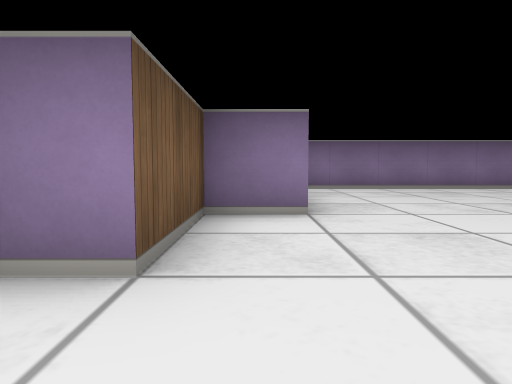
view 1 (above)

15 first-person views from a walk through a cub3D level. The camera is about half as high as the walls, tilts 4° down and sees 70° across. The floor is counted in squares. Each view is taken from the middle of a square. On the plan, view 1 faces up. The plan holds only what a view shows up to about 9 squares ahead; the rest is blank.

view 2
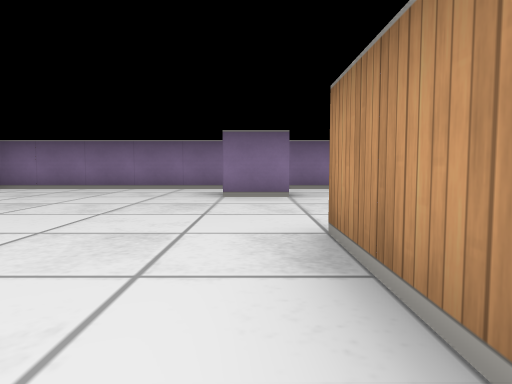

view 3
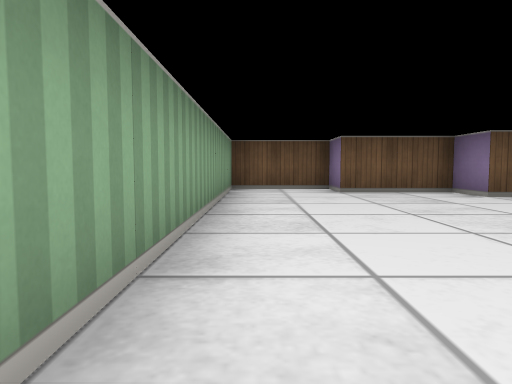

view 4
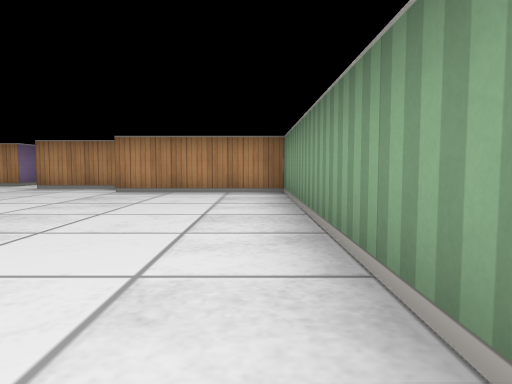

view 5
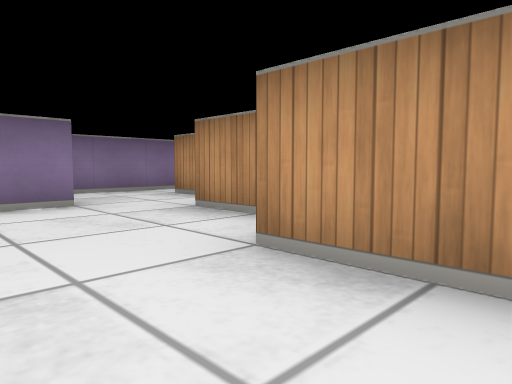

view 6
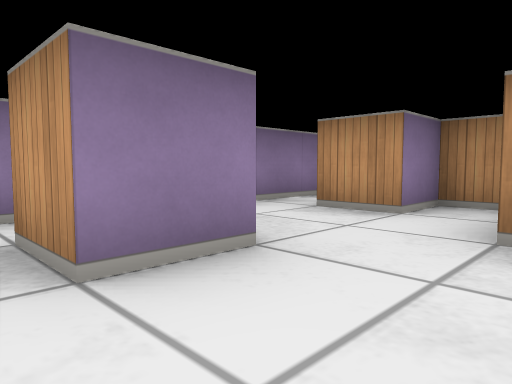

view 7
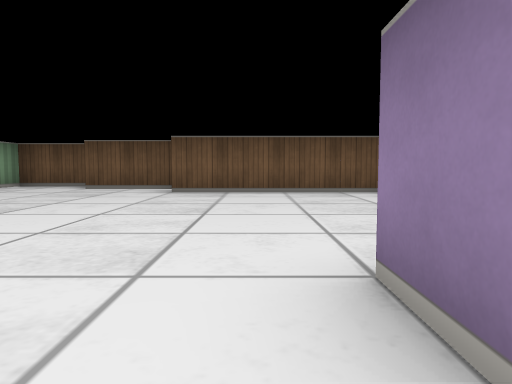

view 8
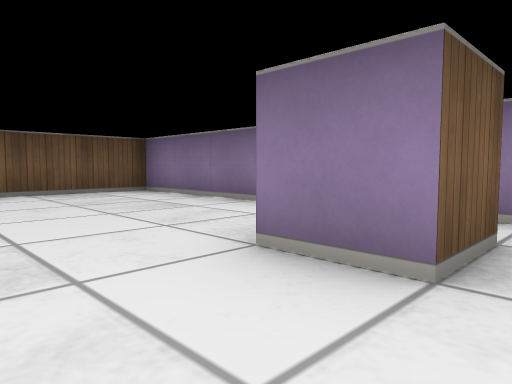

view 9
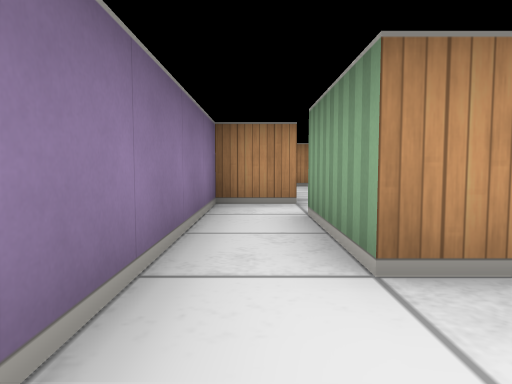

view 10
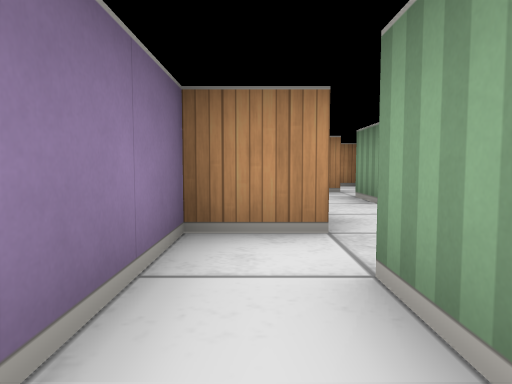

view 11
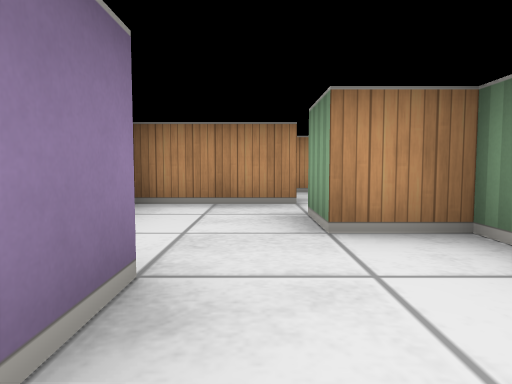

view 12
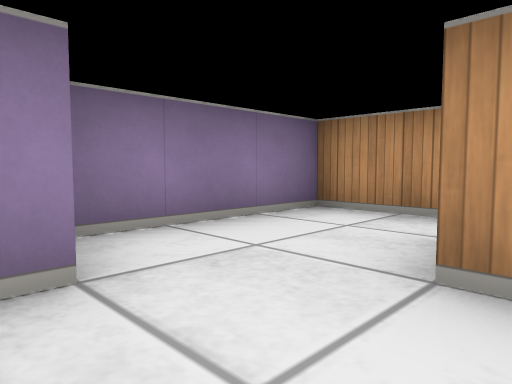

view 13
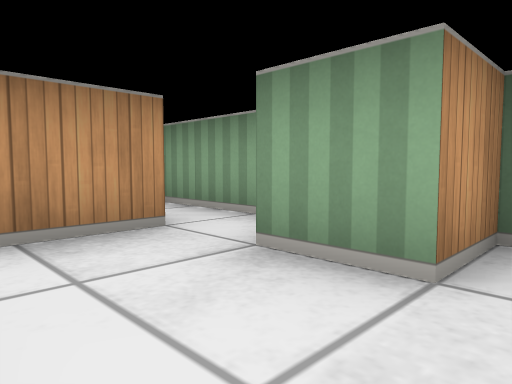

view 14
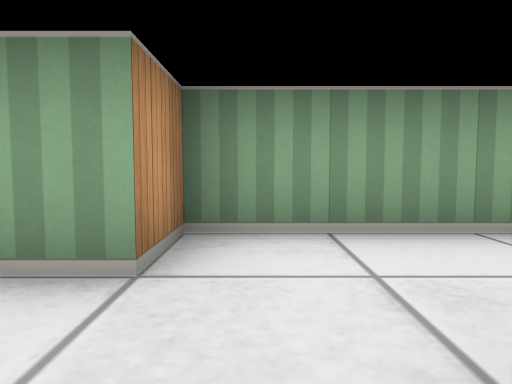

view 15
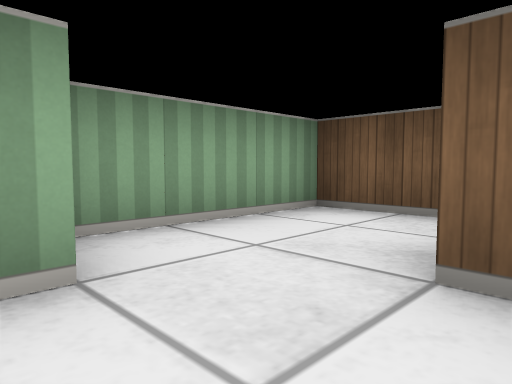

### Floor plan
Ten units are one square. View 1 is at (0, 0); x grows to the right and y downward. Boxes are objects, and circles mark ways between rooms. Rooms are numbered by the first view taken in them; rooms with no view inside come last. Other rooms are left out.
<svg viewBox="-20 -80 185 90">
<path fill="none" stroke="#000" d="M65 -66 65 -55 55 -55 55 -65M75 -29 75 -45M95 -49 95 -55 85 -55 85 -65 105 -65M105 -75 5 -75 5 -35 -5 -35 -5 -15 -15 -15 -15 5 65 5 65 -25M126 -65 115 -65 115 -75 105 -75M105 -59 105 -45 135 -45 135 -55 145 -55M155 -54 155 -75 128 -75"/>
<circle cx="95" cy="-70" r="3" fill="#2a7"/>
<text x="40" y="-40">1</text>
<text x="130" y="-60">2</text>
</svg>
Room 1 opens to room 2.

Where each view was taken, in squares from view 1:
view 1: 0 up, 0 right, facing up
view 2: 0 up, 6 right, facing up
view 3: 0 up, 6 right, facing left
view 4: 0 up, 0 right, facing right
view 5: 1 up, 5 right, facing up-right
view 6: 4 up, 5 right, facing up-right
view 7: 5 up, 7 right, facing left
view 8: 4 up, 7 right, facing up-left
view 9: 7 up, 7 right, facing right
view 10: 7 up, 9 right, facing right
view 11: 6 up, 11 right, facing right
view 12: 5 up, 12 right, facing up-right
view 13: 7 up, 13 right, facing down-right
view 14: 7 up, 13 right, facing down
view 15: 7 up, 14 right, facing down-left
